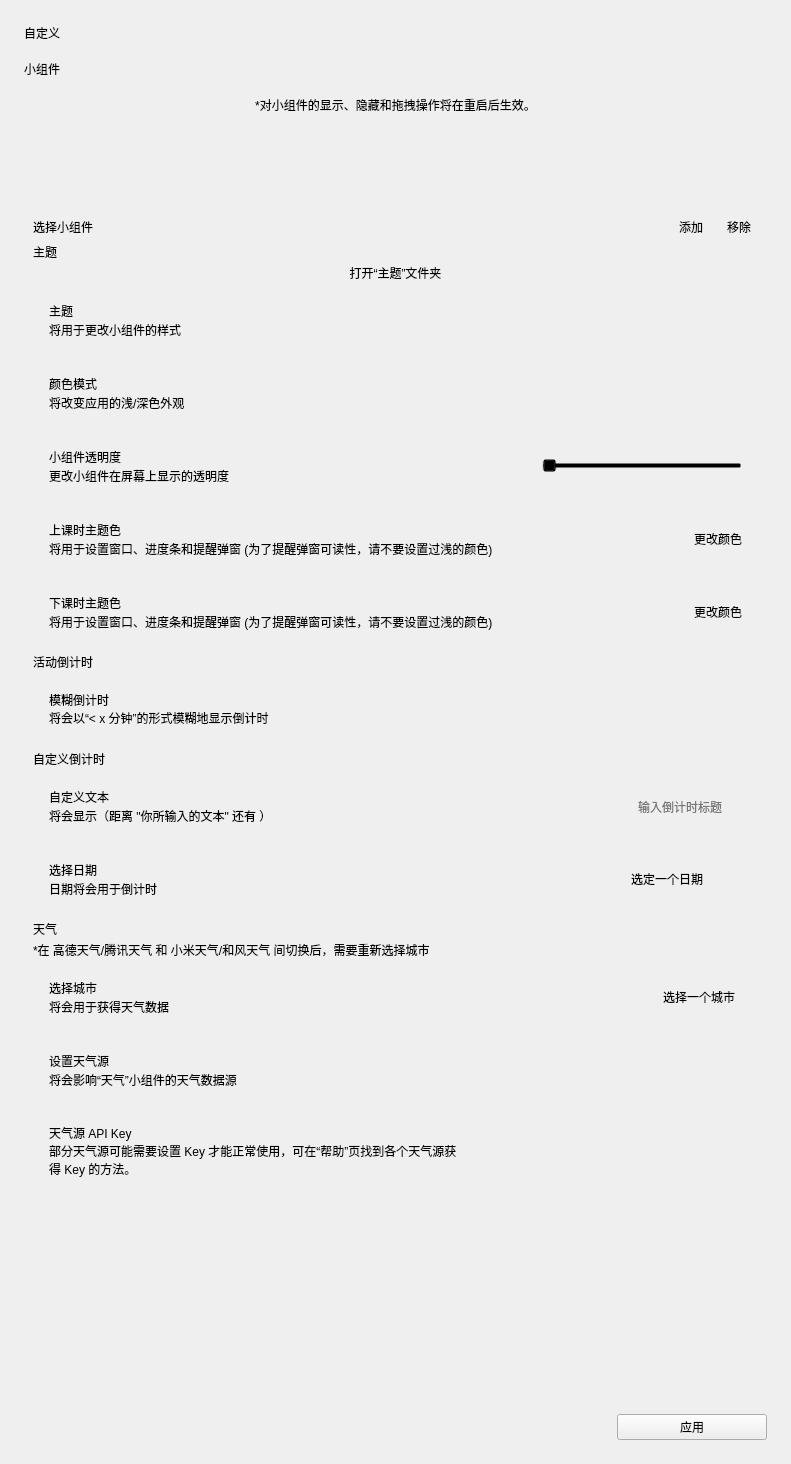
<?xml version="1.0" encoding="UTF-8"?>
<ui version="4.0">
 <class>Form</class>
 <widget class="QWidget" name="Form">
  <property name="geometry">
   <rect>
    <x>0</x>
    <y>0</y>
    <width>791</width>
    <height>1464</height>
   </rect>
  </property>
  <property name="windowTitle">
   <string>Form</string>
  </property>
  <layout class="QVBoxLayout" name="verticalLayout_2">
   <property name="spacing">
    <number>18</number>
   </property>
   <property name="leftMargin">
    <number>24</number>
   </property>
   <property name="topMargin">
    <number>24</number>
   </property>
   <property name="rightMargin">
    <number>24</number>
   </property>
   <property name="bottomMargin">
    <number>24</number>
   </property>
   <item>
    <widget class="TitleLabel" name="TitleLabel">
     <property name="text">
      <string>自定义</string>
     </property>
    </widget>
   </item>
   <item>
    <widget class="SubtitleLabel" name="SubtitleLabel">
     <property name="text">
      <string>小组件</string>
     </property>
    </widget>
   </item>
   <item>
    <layout class="QHBoxLayout" name="widgets_preview">
     <property name="spacing">
      <number>0</number>
     </property>
     <property name="sizeConstraint">
      <enum>QLayout::SetFixedSize</enum>
     </property>
    </layout>
   </item>
   <item>
    <widget class="CaptionLabel" name="CaptionLabel_3">
     <property name="text">
      <string>*对小组件的显示、隐藏和拖拽操作将在重启后生效。</string>
     </property>
     <property name="alignment">
      <set>Qt::AlignCenter</set>
     </property>
     <property name="wordWrap">
      <bool>true</bool>
     </property>
    </widget>
   </item>
   <item>
    <widget class="SmoothScrollArea" name="ct_scroll">
     <property name="styleSheet">
      <string notr="true">background: transparent; border: none</string>
     </property>
     <property name="widgetResizable">
      <bool>true</bool>
     </property>
     <widget class="QWidget" name="scrollAreaWidgetContents">
      <property name="geometry">
       <rect>
        <x>0</x>
        <y>0</y>
        <width>743</width>
        <height>1205</height>
       </rect>
      </property>
      <layout class="QVBoxLayout" name="verticalLayout_9">
       <item>
        <widget class="ListWidget" name="widgets_list">
         <property name="sizePolicy">
          <sizepolicy hsizetype="Preferred" vsizetype="Maximum">
           <horstretch>0</horstretch>
           <verstretch>0</verstretch>
          </sizepolicy>
         </property>
         <property name="minimumSize">
          <size>
           <width>0</width>
           <height>0</height>
          </size>
         </property>
         <property name="sizeAdjustPolicy">
          <enum>QAbstractScrollArea::AdjustToContents</enum>
         </property>
         <property name="dragDropMode">
          <enum>QAbstractItemView::DragDrop</enum>
         </property>
         <property name="defaultDropAction">
          <enum>Qt::MoveAction</enum>
         </property>
         <property name="flow">
          <enum>QListView::LeftToRight</enum>
         </property>
         <property name="isWrapping" stdset="0">
          <bool>true</bool>
         </property>
         <property name="resizeMode">
          <enum>QListView::Adjust</enum>
         </property>
         <property name="layoutMode">
          <enum>QListView::Batched</enum>
         </property>
        </widget>
       </item>
       <item>
        <layout class="QHBoxLayout" name="horizontalLayout_3">
         <property name="spacing">
          <number>10</number>
         </property>
         <item>
          <widget class="BodyLabel" name="BodyLabel">
           <property name="sizePolicy">
            <sizepolicy hsizetype="Maximum" vsizetype="Preferred">
             <horstretch>0</horstretch>
             <verstretch>0</verstretch>
            </sizepolicy>
           </property>
           <property name="text">
            <string>选择小组件</string>
           </property>
          </widget>
         </item>
         <item>
          <widget class="ComboBox" name="widgets_combo">
           <property name="sizePolicy">
            <sizepolicy hsizetype="Expanding" vsizetype="Fixed">
             <horstretch>0</horstretch>
             <verstretch>0</verstretch>
            </sizepolicy>
           </property>
          </widget>
         </item>
         <item>
          <spacer name="horizontalSpacer">
           <property name="orientation">
            <enum>Qt::Horizontal</enum>
           </property>
           <property name="sizeHint" stdset="0">
            <size>
             <width>40</width>
             <height>20</height>
            </size>
           </property>
          </spacer>
         </item>
         <item>
          <widget class="PrimaryPushButton" name="add_widget">
           <property name="text">
            <string>  添加  </string>
           </property>
          </widget>
         </item>
         <item>
          <widget class="PushButton" name="remove_widget">
           <property name="text">
            <string>  移除  </string>
           </property>
          </widget>
         </item>
        </layout>
       </item>
       <item>
        <layout class="QVBoxLayout" name="verticalLayout_3">
         <property name="spacing">
          <number>3</number>
         </property>
         <item>
          <widget class="SubtitleLabel" name="SubtitleLabel_2">
           <property name="text">
            <string>主题</string>
           </property>
           <property name="pixelFontSize" stdset="0">
            <number>18</number>
           </property>
          </widget>
         </item>
         <item>
          <widget class="HyperlinkLabel" name="open_theme_folder">
           <property name="text">
            <string>打开“主题”文件夹</string>
           </property>
          </widget>
         </item>
         <item>
          <widget class="CardWidget" name="CardWidget_4">
           <property name="minimumSize">
            <size>
             <width>0</width>
             <height>70</height>
            </size>
           </property>
           <layout class="QHBoxLayout" name="horizontalLayout_4">
            <property name="leftMargin">
             <number>16</number>
            </property>
            <property name="topMargin">
             <number>16</number>
            </property>
            <property name="rightMargin">
             <number>16</number>
            </property>
            <property name="bottomMargin">
             <number>16</number>
            </property>
            <item>
             <layout class="QVBoxLayout" name="verticalLayout_7">
              <property name="spacing">
               <number>0</number>
              </property>
              <item>
               <widget class="StrongBodyLabel" name="StrongBodyLabel_3">
                <property name="text">
                 <string>主题</string>
                </property>
               </widget>
              </item>
              <item>
               <widget class="CaptionLabel" name="CaptionLabel_5">
                <property name="text">
                 <string>将用于更改小组件的样式</string>
                </property>
                <property name="lightColor" stdset="0">
                 <color alpha="150">
                  <red>0</red>
                  <green>0</green>
                  <blue>0</blue>
                 </color>
                </property>
                <property name="darkColor" stdset="0">
                 <color alpha="200">
                  <red>255</red>
                  <green>255</green>
                  <blue>255</blue>
                 </color>
                </property>
               </widget>
              </item>
             </layout>
            </item>
            <item>
             <widget class="ComboBox" name="combo_theme_select">
              <property name="sizePolicy">
               <sizepolicy hsizetype="Maximum" vsizetype="Fixed">
                <horstretch>0</horstretch>
                <verstretch>0</verstretch>
               </sizepolicy>
              </property>
             </widget>
            </item>
           </layout>
          </widget>
         </item>
         <item>
          <widget class="CardWidget" name="CardWidget_9">
           <property name="minimumSize">
            <size>
             <width>0</width>
             <height>70</height>
            </size>
           </property>
           <layout class="QHBoxLayout" name="horizontalLayout_11">
            <property name="leftMargin">
             <number>16</number>
            </property>
            <property name="topMargin">
             <number>16</number>
            </property>
            <property name="rightMargin">
             <number>16</number>
            </property>
            <property name="bottomMargin">
             <number>16</number>
            </property>
            <item>
             <layout class="QVBoxLayout" name="verticalLayout_15">
              <property name="spacing">
               <number>0</number>
              </property>
              <item>
               <widget class="StrongBodyLabel" name="StrongBodyLabel_9">
                <property name="text">
                 <string>颜色模式</string>
                </property>
               </widget>
              </item>
              <item>
               <widget class="CaptionLabel" name="CaptionLabel_10">
                <property name="text">
                 <string>将改变应用的浅/深色外观</string>
                </property>
                <property name="lightColor" stdset="0">
                 <color alpha="150">
                  <red>0</red>
                  <green>0</green>
                  <blue>0</blue>
                 </color>
                </property>
                <property name="darkColor" stdset="0">
                 <color alpha="200">
                  <red>255</red>
                  <green>255</green>
                  <blue>255</blue>
                 </color>
                </property>
               </widget>
              </item>
             </layout>
            </item>
            <item>
             <widget class="ComboBox" name="combo_color_mode">
              <property name="sizePolicy">
               <sizepolicy hsizetype="Maximum" vsizetype="Fixed">
                <horstretch>0</horstretch>
                <verstretch>0</verstretch>
               </sizepolicy>
              </property>
             </widget>
            </item>
           </layout>
          </widget>
         </item>
         <item>
          <widget class="CardWidget" name="CardWidget_10">
           <property name="minimumSize">
            <size>
             <width>0</width>
             <height>70</height>
            </size>
           </property>
           <layout class="QHBoxLayout" name="horizontalLayout_12">
            <property name="leftMargin">
             <number>16</number>
            </property>
            <property name="topMargin">
             <number>16</number>
            </property>
            <property name="rightMargin">
             <number>16</number>
            </property>
            <property name="bottomMargin">
             <number>16</number>
            </property>
            <item>
             <layout class="QVBoxLayout" name="verticalLayout_16">
              <property name="spacing">
               <number>0</number>
              </property>
              <item>
               <widget class="StrongBodyLabel" name="StrongBodyLabel_11">
                <property name="text">
                 <string>小组件透明度</string>
                </property>
               </widget>
              </item>
              <item>
               <widget class="CaptionLabel" name="CaptionLabel_11">
                <property name="text">
                 <string>更改小组件在屏幕上显示的透明度</string>
                </property>
                <property name="lightColor" stdset="0">
                 <color alpha="150">
                  <red>0</red>
                  <green>0</green>
                  <blue>0</blue>
                 </color>
                </property>
                <property name="darkColor" stdset="0">
                 <color alpha="200">
                  <red>255</red>
                  <green>255</green>
                  <blue>255</blue>
                 </color>
                </property>
               </widget>
              </item>
             </layout>
            </item>
            <item>
             <widget class="Slider" name="slider_opacity">
              <property name="sizePolicy">
               <sizepolicy hsizetype="Expanding" vsizetype="Fixed">
                <horstretch>0</horstretch>
                <verstretch>0</verstretch>
               </sizepolicy>
              </property>
              <property name="minimumSize">
               <size>
                <width>100</width>
                <height>0</height>
               </size>
              </property>
              <property name="maximumSize">
               <size>
                <width>200</width>
                <height>16777215</height>
               </size>
              </property>
              <property name="orientation">
               <enum>Qt::Horizontal</enum>
              </property>
             </widget>
            </item>
           </layout>
          </widget>
         </item>
         <item>
          <widget class="CardWidget" name="CardWidget_5">
           <property name="minimumSize">
            <size>
             <width>0</width>
             <height>70</height>
            </size>
           </property>
           <layout class="QHBoxLayout" name="horizontalLayout_8">
            <property name="leftMargin">
             <number>16</number>
            </property>
            <property name="topMargin">
             <number>16</number>
            </property>
            <property name="rightMargin">
             <number>16</number>
            </property>
            <property name="bottomMargin">
             <number>16</number>
            </property>
            <item>
             <layout class="QVBoxLayout" name="verticalLayout_10">
              <property name="spacing">
               <number>0</number>
              </property>
              <item>
               <widget class="StrongBodyLabel" name="StrongBodyLabel_7">
                <property name="text">
                 <string>上课时主题色</string>
                </property>
               </widget>
              </item>
              <item>
               <widget class="CaptionLabel" name="CaptionLabel_7">
                <property name="text">
                 <string>将用于设置窗口、进度条和提醒弹窗 (为了提醒弹窗可读性，请不要设置过浅的颜色)</string>
                </property>
                <property name="wordWrap">
                 <bool>true</bool>
                </property>
                <property name="lightColor" stdset="0">
                 <color alpha="150">
                  <red>0</red>
                  <green>0</green>
                  <blue>0</blue>
                 </color>
                </property>
                <property name="darkColor" stdset="0">
                 <color alpha="200">
                  <red>255</red>
                  <green>255</green>
                  <blue>255</blue>
                 </color>
                </property>
               </widget>
              </item>
             </layout>
            </item>
            <item>
             <widget class="PushButton" name="set_ac_color">
              <property name="sizePolicy">
               <sizepolicy hsizetype="Maximum" vsizetype="Fixed">
                <horstretch>0</horstretch>
                <verstretch>0</verstretch>
               </sizepolicy>
              </property>
              <property name="text">
               <string>更改颜色</string>
              </property>
             </widget>
            </item>
           </layout>
          </widget>
         </item>
         <item>
          <widget class="CardWidget" name="CardWidget_7">
           <property name="minimumSize">
            <size>
             <width>0</width>
             <height>70</height>
            </size>
           </property>
           <layout class="QHBoxLayout" name="horizontalLayout_7">
            <property name="leftMargin">
             <number>16</number>
            </property>
            <property name="topMargin">
             <number>16</number>
            </property>
            <property name="rightMargin">
             <number>16</number>
            </property>
            <property name="bottomMargin">
             <number>16</number>
            </property>
            <item>
             <layout class="QVBoxLayout" name="verticalLayout_8">
              <property name="spacing">
               <number>0</number>
              </property>
              <item>
               <widget class="StrongBodyLabel" name="StrongBodyLabel_4">
                <property name="text">
                 <string>下课时主题色</string>
                </property>
               </widget>
              </item>
              <item>
               <widget class="CaptionLabel" name="CaptionLabel_6">
                <property name="text">
                 <string>将用于设置窗口、进度条和提醒弹窗 (为了提醒弹窗可读性，请不要设置过浅的颜色)</string>
                </property>
                <property name="wordWrap">
                 <bool>true</bool>
                </property>
                <property name="lightColor" stdset="0">
                 <color alpha="150">
                  <red>0</red>
                  <green>0</green>
                  <blue>0</blue>
                 </color>
                </property>
                <property name="darkColor" stdset="0">
                 <color alpha="200">
                  <red>255</red>
                  <green>255</green>
                  <blue>255</blue>
                 </color>
                </property>
               </widget>
              </item>
             </layout>
            </item>
            <item>
             <widget class="PushButton" name="set_fc_color">
              <property name="sizePolicy">
               <sizepolicy hsizetype="Maximum" vsizetype="Fixed">
                <horstretch>0</horstretch>
                <verstretch>0</verstretch>
               </sizepolicy>
              </property>
              <property name="text">
               <string>更改颜色</string>
              </property>
             </widget>
            </item>
           </layout>
          </widget>
         </item>
        </layout>
       </item>
       <item>
        <layout class="QVBoxLayout" name="verticalLayout_11">
         <property name="spacing">
          <number>3</number>
         </property>
         <item>
          <widget class="SubtitleLabel" name="SubtitleLabel_4">
           <property name="text">
            <string>活动倒计时</string>
           </property>
           <property name="pixelFontSize" stdset="0">
            <number>18</number>
           </property>
          </widget>
         </item>
         <item>
          <widget class="CardWidget" name="CardWidget_2">
           <property name="minimumSize">
            <size>
             <width>0</width>
             <height>70</height>
            </size>
           </property>
           <layout class="QHBoxLayout" name="horizontalLayout_6">
            <property name="leftMargin">
             <number>16</number>
            </property>
            <property name="topMargin">
             <number>16</number>
            </property>
            <property name="rightMargin">
             <number>16</number>
            </property>
            <property name="bottomMargin">
             <number>16</number>
            </property>
            <item>
             <layout class="QVBoxLayout" name="verticalLayout_4">
              <property name="spacing">
               <number>0</number>
              </property>
              <item>
               <widget class="StrongBodyLabel" name="StrongBodyLabel_2">
                <property name="text">
                 <string>模糊倒计时</string>
                </property>
               </widget>
              </item>
              <item>
               <widget class="CaptionLabel" name="CaptionLabel_4">
                <property name="text">
                 <string>将会以“&lt; x 分钟”的形式模糊地显示倒计时</string>
                </property>
                <property name="lightColor" stdset="0">
                 <color alpha="150">
                  <red>0</red>
                  <green>0</green>
                  <blue>0</blue>
                 </color>
                </property>
                <property name="darkColor" stdset="0">
                 <color alpha="200">
                  <red>255</red>
                  <green>255</green>
                  <blue>255</blue>
                 </color>
                </property>
               </widget>
              </item>
             </layout>
            </item>
            <item>
             <widget class="SwitchButton" name="switch_blur_countdown">
              <property name="sizePolicy">
               <sizepolicy hsizetype="Maximum" vsizetype="Preferred">
                <horstretch>0</horstretch>
                <verstretch>0</verstretch>
               </sizepolicy>
              </property>
             </widget>
            </item>
           </layout>
          </widget>
         </item>
        </layout>
       </item>
       <item>
        <layout class="QVBoxLayout" name="verticalLayout_5">
         <property name="spacing">
          <number>3</number>
         </property>
         <item>
          <widget class="SubtitleLabel" name="SubtitleLabel_3">
           <property name="text">
            <string>自定义倒计时</string>
           </property>
           <property name="pixelFontSize" stdset="0">
            <number>18</number>
           </property>
          </widget>
         </item>
         <item>
          <widget class="CardWidget" name="CardWidget">
           <property name="minimumSize">
            <size>
             <width>0</width>
             <height>70</height>
            </size>
           </property>
           <layout class="QHBoxLayout" name="horizontalLayout">
            <property name="leftMargin">
             <number>16</number>
            </property>
            <property name="topMargin">
             <number>16</number>
            </property>
            <property name="rightMargin">
             <number>16</number>
            </property>
            <property name="bottomMargin">
             <number>16</number>
            </property>
            <item>
             <layout class="QVBoxLayout" name="verticalLayout">
              <property name="spacing">
               <number>0</number>
              </property>
              <item>
               <widget class="StrongBodyLabel" name="StrongBodyLabel">
                <property name="text">
                 <string>自定义文本</string>
                </property>
               </widget>
              </item>
              <item>
               <widget class="CaptionLabel" name="CaptionLabel">
                <property name="text">
                 <string>将会显示（距离 &quot;你所输入的文本&quot; 还有 ）</string>
                </property>
                <property name="lightColor" stdset="0">
                 <color alpha="150">
                  <red>0</red>
                  <green>0</green>
                  <blue>0</blue>
                 </color>
                </property>
                <property name="darkColor" stdset="0">
                 <color alpha="200">
                  <red>255</red>
                  <green>255</green>
                  <blue>255</blue>
                 </color>
                </property>
               </widget>
              </item>
             </layout>
            </item>
            <item>
             <widget class="LineEdit" name="set_wcc_title">
              <property name="sizePolicy">
               <sizepolicy hsizetype="Maximum" vsizetype="Fixed">
                <horstretch>0</horstretch>
                <verstretch>0</verstretch>
               </sizepolicy>
              </property>
              <property name="placeholderText">
               <string>输入倒计时标题</string>
              </property>
             </widget>
            </item>
           </layout>
          </widget>
         </item>
         <item>
          <widget class="CardWidget" name="CardWidget_3">
           <property name="minimumSize">
            <size>
             <width>0</width>
             <height>70</height>
            </size>
           </property>
           <layout class="QHBoxLayout" name="horizontalLayout_5">
            <property name="leftMargin">
             <number>16</number>
            </property>
            <property name="topMargin">
             <number>16</number>
            </property>
            <property name="rightMargin">
             <number>16</number>
            </property>
            <property name="bottomMargin">
             <number>16</number>
            </property>
            <item>
             <layout class="QVBoxLayout" name="verticalLayout_6">
              <property name="spacing">
               <number>0</number>
              </property>
              <item>
               <widget class="StrongBodyLabel" name="StrongBodyLabel_5">
                <property name="text">
                 <string>选择日期</string>
                </property>
               </widget>
              </item>
              <item>
               <widget class="CaptionLabel" name="CaptionLabel_2">
                <property name="text">
                 <string>日期将会用于倒计时</string>
                </property>
                <property name="lightColor" stdset="0">
                 <color alpha="150">
                  <red>0</red>
                  <green>0</green>
                  <blue>0</blue>
                 </color>
                </property>
                <property name="darkColor" stdset="0">
                 <color alpha="200">
                  <red>255</red>
                  <green>255</green>
                  <blue>255</blue>
                 </color>
                </property>
               </widget>
              </item>
             </layout>
            </item>
            <item>
             <widget class="CalendarPicker" name="set_countdown_date">
              <property name="sizePolicy">
               <sizepolicy hsizetype="Fixed" vsizetype="Fixed">
                <horstretch>0</horstretch>
                <verstretch>0</verstretch>
               </sizepolicy>
              </property>
              <property name="minimumSize">
               <size>
                <width>150</width>
                <height>0</height>
               </size>
              </property>
              <property name="text">
               <string>选定一个日期</string>
              </property>
             </widget>
            </item>
           </layout>
          </widget>
         </item>
        </layout>
       </item>
       <item>
        <layout class="QVBoxLayout" name="verticalLayout_13">
         <property name="spacing">
          <number>3</number>
         </property>
         <item>
          <widget class="SubtitleLabel" name="SubtitleLabel_5">
           <property name="text">
            <string>天气</string>
           </property>
           <property name="pixelFontSize" stdset="0">
            <number>18</number>
           </property>
          </widget>
         </item>
         <item>
          <widget class="CaptionLabel" name="CaptionLabel_16">
           <property name="text">
            <string>*在 高德天气/腾讯天气 和 小米天气/和风天气 间切换后，需要重新选择城市</string>
           </property>
           <property name="wordWrap">
            <bool>true</bool>
           </property>
           <property name="lightColor" stdset="0">
            <color alpha="150">
             <red>0</red>
             <green>0</green>
             <blue>0</blue>
            </color>
           </property>
           <property name="darkColor" stdset="0">
            <color alpha="200">
             <red>255</red>
             <green>255</green>
             <blue>255</blue>
            </color>
           </property>
          </widget>
         </item>
         <item>
          <widget class="CardWidget" name="CardWidget_8">
           <property name="minimumSize">
            <size>
             <width>0</width>
             <height>70</height>
            </size>
           </property>
           <layout class="QHBoxLayout" name="horizontalLayout_10">
            <property name="leftMargin">
             <number>16</number>
            </property>
            <property name="topMargin">
             <number>16</number>
            </property>
            <property name="rightMargin">
             <number>16</number>
            </property>
            <property name="bottomMargin">
             <number>16</number>
            </property>
            <item>
             <layout class="QVBoxLayout" name="verticalLayout_14">
              <property name="spacing">
               <number>0</number>
              </property>
              <item>
               <widget class="StrongBodyLabel" name="StrongBodyLabel_8">
                <property name="text">
                 <string>选择城市</string>
                </property>
               </widget>
              </item>
              <item>
               <widget class="CaptionLabel" name="CaptionLabel_9">
                <property name="text">
                 <string>将会用于获得天气数据</string>
                </property>
                <property name="lightColor" stdset="0">
                 <color alpha="150">
                  <red>0</red>
                  <green>0</green>
                  <blue>0</blue>
                 </color>
                </property>
                <property name="darkColor" stdset="0">
                 <color alpha="200">
                  <red>255</red>
                  <green>255</green>
                  <blue>255</blue>
                 </color>
                </property>
               </widget>
              </item>
             </layout>
            </item>
            <item>
             <widget class="PushButton" name="select_city">
              <property name="sizePolicy">
               <sizepolicy hsizetype="Maximum" vsizetype="Fixed">
                <horstretch>0</horstretch>
                <verstretch>0</verstretch>
               </sizepolicy>
              </property>
              <property name="text">
               <string>  选择一个城市  </string>
              </property>
             </widget>
            </item>
           </layout>
          </widget>
         </item>
         <item>
          <widget class="CardWidget" name="CardWidget_11">
           <property name="minimumSize">
            <size>
             <width>0</width>
             <height>70</height>
            </size>
           </property>
           <layout class="QHBoxLayout" name="horizontalLayout_14">
            <property name="leftMargin">
             <number>16</number>
            </property>
            <property name="topMargin">
             <number>16</number>
            </property>
            <property name="rightMargin">
             <number>16</number>
            </property>
            <property name="bottomMargin">
             <number>16</number>
            </property>
            <item>
             <layout class="QVBoxLayout" name="verticalLayout_18">
              <property name="spacing">
               <number>0</number>
              </property>
              <item>
               <widget class="StrongBodyLabel" name="StrongBodyLabel_12">
                <property name="text">
                 <string>设置天气源</string>
                </property>
               </widget>
              </item>
              <item>
               <widget class="CaptionLabel" name="CaptionLabel_13">
                <property name="text">
                 <string>将会影响“天气”小组件的天气数据源</string>
                </property>
                <property name="lightColor" stdset="0">
                 <color alpha="150">
                  <red>0</red>
                  <green>0</green>
                  <blue>0</blue>
                 </color>
                </property>
                <property name="darkColor" stdset="0">
                 <color alpha="200">
                  <red>255</red>
                  <green>255</green>
                  <blue>255</blue>
                 </color>
                </property>
               </widget>
              </item>
             </layout>
            </item>
            <item>
             <widget class="ComboBox" name="select_weather_api">
              <property name="sizePolicy">
               <sizepolicy hsizetype="Maximum" vsizetype="Fixed">
                <horstretch>0</horstretch>
                <verstretch>0</verstretch>
               </sizepolicy>
              </property>
             </widget>
            </item>
           </layout>
          </widget>
         </item>
         <item>
          <widget class="CardWidget" name="CardWidget_12">
           <property name="minimumSize">
            <size>
             <width>0</width>
             <height>70</height>
            </size>
           </property>
           <layout class="QHBoxLayout" name="horizontalLayout_16">
            <property name="leftMargin">
             <number>16</number>
            </property>
            <property name="topMargin">
             <number>16</number>
            </property>
            <property name="rightMargin">
             <number>16</number>
            </property>
            <property name="bottomMargin">
             <number>16</number>
            </property>
            <item>
             <layout class="QVBoxLayout" name="verticalLayout_20">
              <property name="spacing">
               <number>0</number>
              </property>
              <item>
               <widget class="StrongBodyLabel" name="StrongBodyLabel_14">
                <property name="text">
                 <string>天气源 API Key</string>
                </property>
               </widget>
              </item>
              <item>
               <widget class="CaptionLabel" name="CaptionLabel_15">
                <property name="text">
                 <string>部分天气源可能需要设置 Key 才能正常使用，可在“帮助”页找到各个天气源获得 Key 的方法。</string>
                </property>
                <property name="wordWrap">
                 <bool>true</bool>
                </property>
                <property name="lightColor" stdset="0">
                 <color alpha="150">
                  <red>0</red>
                  <green>0</green>
                  <blue>0</blue>
                 </color>
                </property>
                <property name="darkColor" stdset="0">
                 <color alpha="200">
                  <red>255</red>
                  <green>255</green>
                  <blue>255</blue>
                 </color>
                </property>
               </widget>
              </item>
             </layout>
            </item>
            <item>
             <widget class="LineEdit" name="api_key_edit">
              <property name="sizePolicy">
               <sizepolicy hsizetype="MinimumExpanding" vsizetype="Fixed">
                <horstretch>0</horstretch>
                <verstretch>0</verstretch>
               </sizepolicy>
              </property>
              <property name="maximumSize">
               <size>
                <width>275</width>
                <height>33</height>
               </size>
              </property>
             </widget>
            </item>
           </layout>
          </widget>
         </item>
        </layout>
       </item>
       <item>
        <spacer name="verticalSpacer">
         <property name="orientation">
          <enum>Qt::Vertical</enum>
         </property>
         <property name="sizeHint" stdset="0">
          <size>
           <width>20</width>
           <height>40</height>
          </size>
         </property>
        </spacer>
       </item>
      </layout>
     </widget>
    </widget>
   </item>
   <item>
    <layout class="QHBoxLayout" name="horizontalLayout_2">
     <item>
      <spacer name="horizontalSpacer_2">
       <property name="orientation">
        <enum>Qt::Horizontal</enum>
       </property>
       <property name="sizeHint" stdset="0">
        <size>
         <width>40</width>
         <height>20</height>
        </size>
       </property>
      </spacer>
     </item>
     <item>
      <widget class="PrimaryPushButton" name="save_config">
       <property name="sizePolicy">
        <sizepolicy hsizetype="Maximum" vsizetype="Fixed">
         <horstretch>0</horstretch>
         <verstretch>0</verstretch>
        </sizepolicy>
       </property>
       <property name="minimumSize">
        <size>
         <width>150</width>
         <height>0</height>
        </size>
       </property>
       <property name="text">
        <string>应用</string>
       </property>
      </widget>
     </item>
    </layout>
   </item>
  </layout>
 </widget>
 <customwidgets>
  <customwidget>
   <class>ComboBox</class>
   <extends>QPushButton</extends>
   <header>qfluentwidgets</header>
  </customwidget>
  <customwidget>
   <class>PushButton</class>
   <extends>QPushButton</extends>
   <header>qfluentwidgets</header>
  </customwidget>
  <customwidget>
   <class>PrimaryPushButton</class>
   <extends>PushButton</extends>
   <header>qfluentwidgets</header>
  </customwidget>
  <customwidget>
   <class>SwitchButton</class>
   <extends>QWidget</extends>
   <header>qfluentwidgets</header>
  </customwidget>
  <customwidget>
   <class>Slider</class>
   <extends>QSlider</extends>
   <header>qfluentwidgets</header>
  </customwidget>
  <customwidget>
   <class>CardWidget</class>
   <extends>QFrame</extends>
   <header>qfluentwidgets</header>
   <container>1</container>
  </customwidget>
  <customwidget>
   <class>SmoothScrollArea</class>
   <extends>QScrollArea</extends>
   <header>qfluentwidgets</header>
   <container>1</container>
  </customwidget>
  <customwidget>
   <class>CalendarPicker</class>
   <extends>QPushButton</extends>
   <header>qfluentwidgets</header>
  </customwidget>
  <customwidget>
   <class>CaptionLabel</class>
   <extends>QLabel</extends>
   <header>qfluentwidgets</header>
  </customwidget>
  <customwidget>
   <class>BodyLabel</class>
   <extends>QLabel</extends>
   <header>qfluentwidgets</header>
  </customwidget>
  <customwidget>
   <class>StrongBodyLabel</class>
   <extends>QLabel</extends>
   <header>qfluentwidgets</header>
  </customwidget>
  <customwidget>
   <class>SubtitleLabel</class>
   <extends>QLabel</extends>
   <header>qfluentwidgets</header>
  </customwidget>
  <customwidget>
   <class>TitleLabel</class>
   <extends>QLabel</extends>
   <header>qfluentwidgets</header>
  </customwidget>
  <customwidget>
   <class>HyperlinkLabel</class>
   <extends>QPushButton</extends>
   <header>qfluentwidgets</header>
  </customwidget>
  <customwidget>
   <class>LineEdit</class>
   <extends>QLineEdit</extends>
   <header>qfluentwidgets</header>
  </customwidget>
  <customwidget>
   <class>ListWidget</class>
   <extends>QListWidget</extends>
   <header>qfluentwidgets</header>
  </customwidget>
 </customwidgets>
 <resources/>
 <connections/>
</ui>
